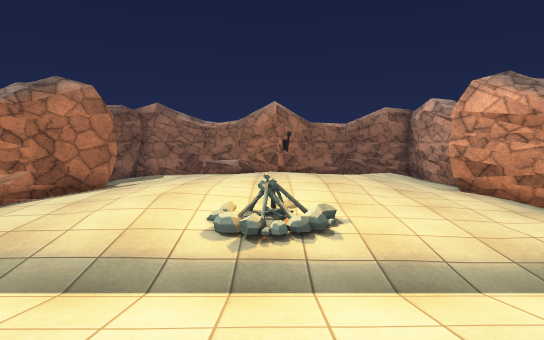
[1] (above)

16 first-person views from a walk through a Unity game level. The camera is 1.2 m above the floor, tilts 4° down and sees 75° across. The floor is counted in squares, 1 m on a side. Each view is taken from the middle of a square. On the plan, view 1 faces up. The plan holds only what a view shows up to about 14 squares ahead; the rest is blank. Some surface patterns are stand-ins.

[2]
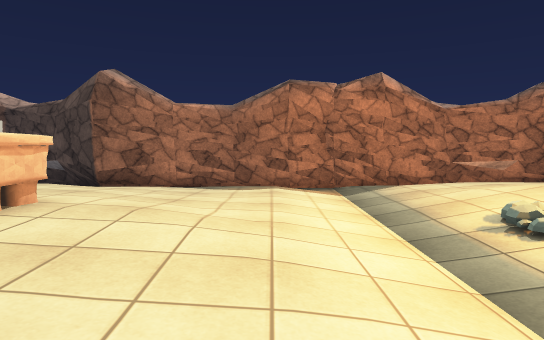

[3]
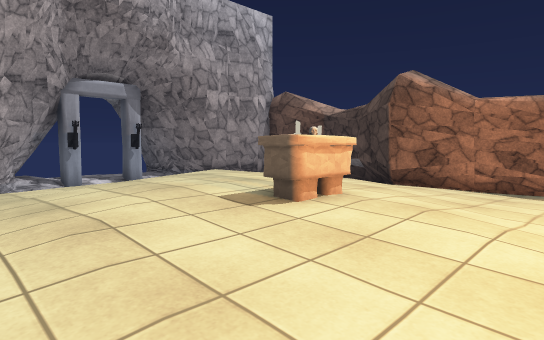

[4]
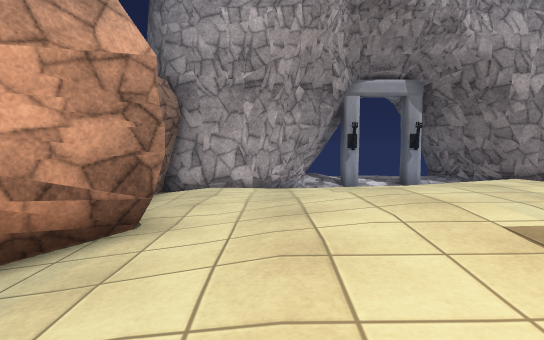

[5]
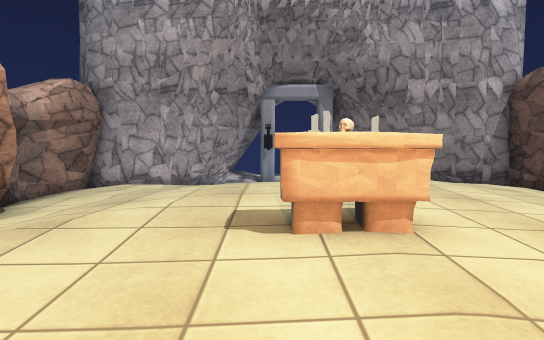

[6]
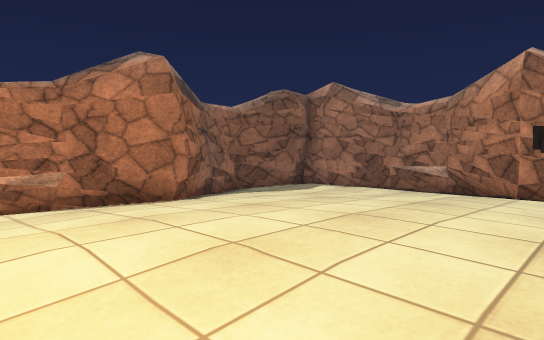

[7]
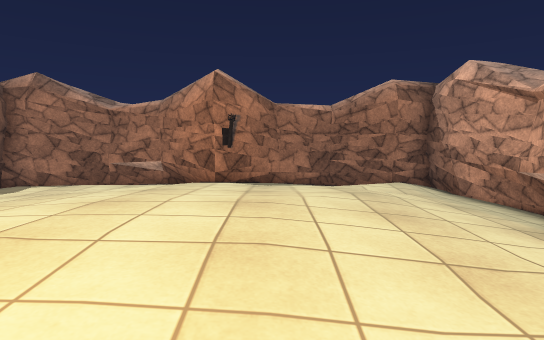

[8]
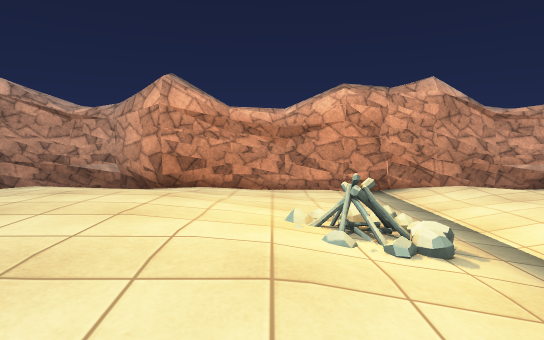

[9]
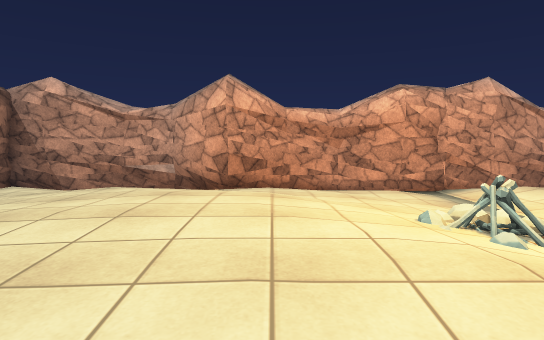

[10]
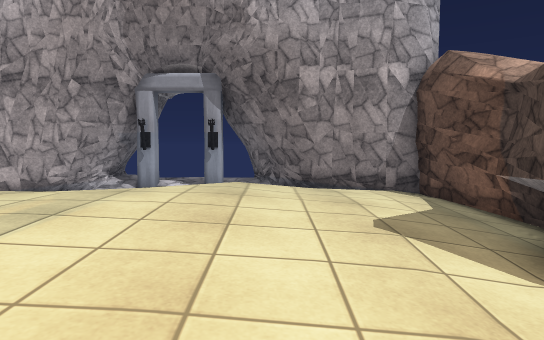

[11]
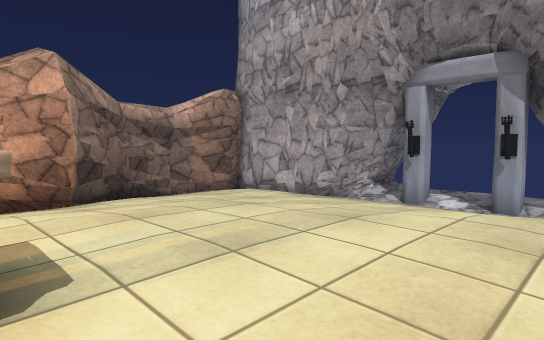

[12]
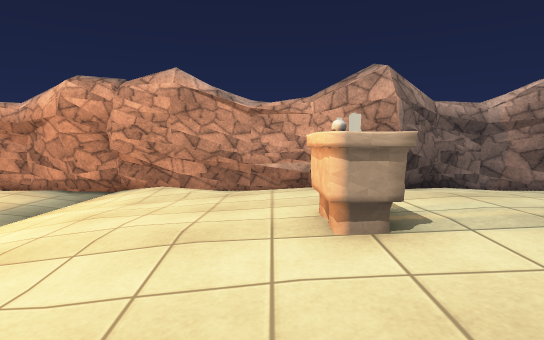

[13]
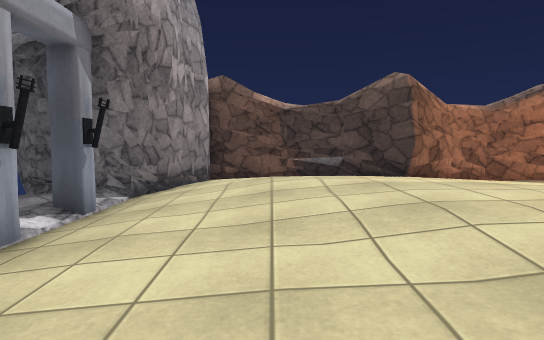

[14]
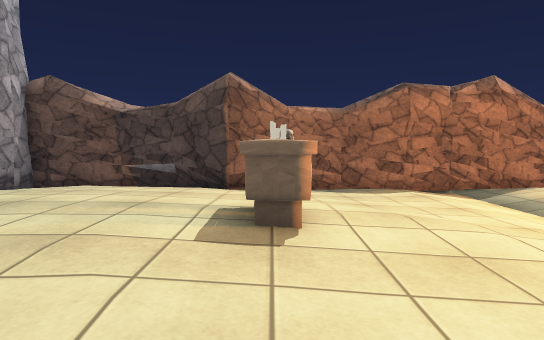

[15]
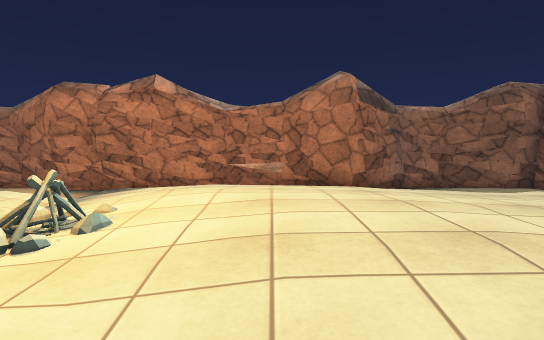

[16]
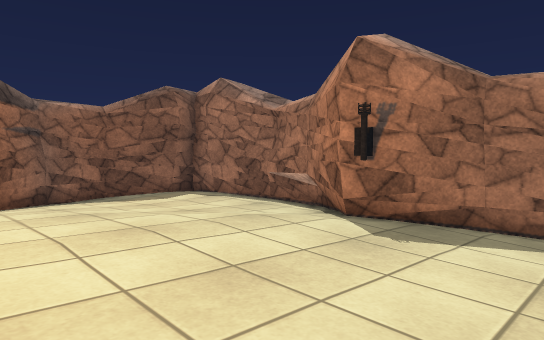

### Floor plan
Key: @ floor where view 1 was taken; # wall or solid block; . main floor; : floor 0.25 m higher than the main floor; - floor 0.25 m lower than the main floor; + floor 0.5 m higher than the main floor; / step, stairs or slope; C campfire; A altar; S skull; T torch; O other object.
Columns run from 8 left of view 1 to 8 right of it. Each row starts with its distance up from view 1.
 20   #####   #####
 19  ###-######-  ###
 18 ##.....##T...../#
 17 #--.....:T.....-#
 16 #--....:::::...-#
 15 ##-...:::::::..-#
 14  #...:::::::://-#
 13  ##.::::+::::/.##
 12  ##.:::++++::.##
 11 ##..:::++++::.##
 10 ##.:::++++:::..##
  9 #-.:::++::/....-#
  8 # ..::::::..... #
  7 # ...://C...... #
  6 ##...////...-..##
  5  #-////--------##
  4  #-------------##
  3  #----/////-///##
  2 ##....../....../#
  1 #--.....::.....-#
  0 #--....:@:::...-#
 -1 ##-...:::::::..-#
 -2  #...::ASO:::/.##
 -3  ##.::::+::::/.#
 -4  ##.:::++++::.##
 -5 ##..:::++++::.##
 -6 ##.:::++++:::..##
 -7 #-.:::++::/....-#
 -8 #-..:::::/.....-#
 -9 #-...:///......-#
-10 ###..////...-.###
-11   ###------######
-12     ###T-T###
-13      ##...##
-14      ##... #
-15      #

Positions as (right, up) in squares from view 1, and headings:
1: (0, 0), facing up
2: (5, 2), facing left
3: (5, 2), facing down-left
4: (4, 1), facing down
5: (1, 2), facing down
6: (2, 8), facing up-left
7: (2, 7), facing up
8: (-5, 8), facing right
9: (-5, 10), facing right
10: (-3, 0), facing down
11: (-3, -2), facing down-right
12: (-4, -1), facing right
13: (6, -8), facing left
14: (5, -2), facing left
15: (5, 10), facing left
16: (4, 12), facing up-left
